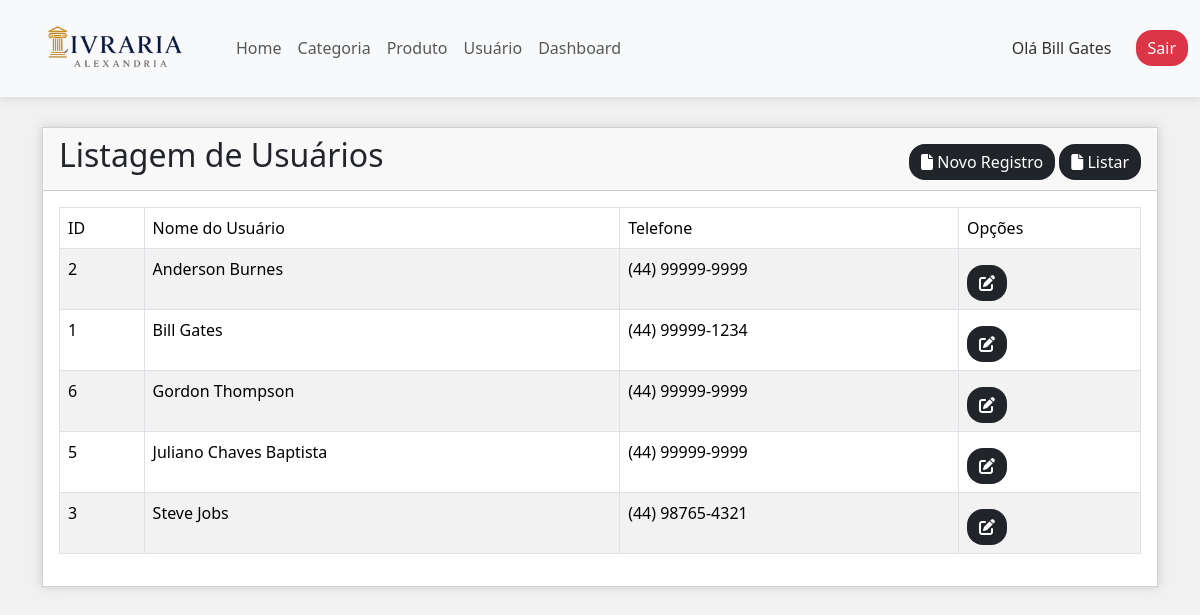
Screenshot of /public/usuario/listar (signed in) with the database file from the repository.
### tables this page shows
CREATE TABLE `usuario` (
  `id` int(11) NOT NULL,
  `nome` varchar(100) NOT NULL,
  `email` varchar(100) NOT NULL,
  `senha` varchar(200) NOT NULL,
  `telefone` varchar(25) NOT NULL,
  `ativo` enum('S','N') NOT NULL
);

### controllers/UsuarioController.php (called while the page is built, shortened)
<?php
    require "../models/Usuario.php";
    class UsuarioController {
        public function __construct()
        {
            $db = new Conexao();
            $pdo = $db->conectar();
            $this->usuario = new Usuario($pdo);
        }
        public function listar() {
            require "../views/usuario/listar.php";
        }
    }

### models/Usuario.php (called while the page is built, shortened)
<?php
    class Usuario {
        private $pdo;
        public function __construct($pdo)
        {
            $this->pdo = $pdo;
        }
            public function listar() {
            $sql = "select id, nome, telefone from usuario order by nome";
            $consulta = $this->pdo->prepare($sql);
            $consulta->execute();
            return $consulta->fetchAll(PDO::FETCH_OBJ);
        }
    }

### views/usuario/listar.php (the view, shortened to what this page needs)
<div class="container">
    <div class="card">
        <div class="card-header">
            <h2 class="float-start">Listagem de Usuários</h2>
            <div class="float-end">
                <a href="usuario" title="novo registro" class="btn btn-dark mt-2 border-0 rounded-4">
                    <i class="fas fa-file"></i> Novo Registro
                </a>
                <a href="usuario/listar" title="Listar" class="btn btn-dark mt-2 border-0 rounded-4">
                    <i class="fas fa-file"></i> Listar
                </a>
            </div>
        </div>
        <div class="card-body">
            <table class="table table-bordered table-striped">
                <thead>
                    <tr>
                        <td>ID</td>
                        <td>Nome do Usuário</td>
                        <td>Telefone</td>
                        <td>Opções</td>
                    </tr>
                </thead>
                <tbody>
                    <?php
                        $dadosUsuarios = $this->usuario->listar();
                        foreach ($dadosUsuarios as $dados) {
                            ?>
                            <tr>
                                <td><?=$dados->id?></td>
                                <td><?=$dados->nome?></td>
                                <td><?=$dados->telefone?></td>
                                <td>
                                    <a href="usuario/index/<?=$dados->id?>" class="btn btn-dark mt-2 border-0 rounded-4">
                                        <i class="fas fa-edit"></i>
                                    </a>
                                </td>
                            </tr>
                            <?php
                        }
                    ?>
                </tbody>
            </table>
        </div>
    </div>
</div>

### public/css/style.css (style rules this page uses)
body { background-color: #f1f1f1; color: #333; }
.form-control, .btn { border-radius: 0; }

### rows the page displays
usuario: id "2", nome "Anderson Burnes", telefone "(44) 99999-9999"
usuario: id "1", nome "Bill Gates", telefone "(44) 99999-1234"
usuario: id "6", nome "Gordon Thompson", telefone "(44) 99999-9999"
usuario: id "5", nome "Juliano Chaves Baptista", telefone "(44) 99999-9999"
usuario: id "3", nome "Steve Jobs", telefone "(44) 98765-4321"

### other values shown
$_SESSION["alexandria"]["nome"] "Bill Gates"
